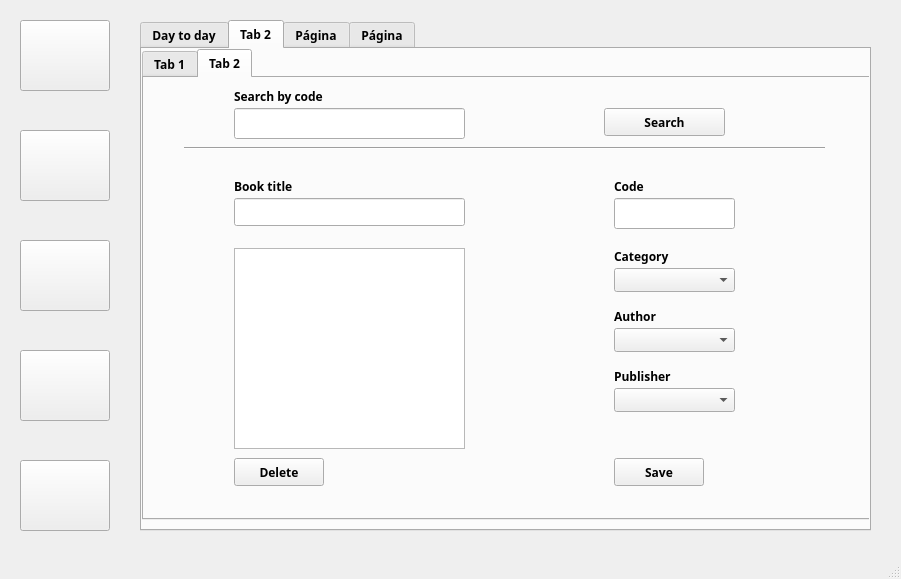
<?xml version="1.0" encoding="UTF-8"?>
<ui version="4.0">
 <class>MainWindow</class>
 <widget class="QMainWindow" name="MainWindow">
  <property name="geometry">
   <rect>
    <x>0</x>
    <y>0</y>
    <width>901</width>
    <height>579</height>
   </rect>
  </property>
  <property name="font">
   <font>
    <family>Padauk</family>
    <weight>75</weight>
    <italic>false</italic>
    <bold>true</bold>
   </font>
  </property>
  <property name="windowTitle">
   <string>MainWindow</string>
  </property>
  <widget class="QWidget" name="centralwidget">
   <widget class="QPushButton" name="pushButton">
    <property name="geometry">
     <rect>
      <x>20</x>
      <y>20</y>
      <width>90</width>
      <height>71</height>
     </rect>
    </property>
    <property name="text">
     <string/>
    </property>
    <property name="icon">
     <iconset resource="icons.qrc">
      <normaloff>:/assets/icons/calendar-icon.png</normaloff>:/assets/icons/calendar-icon.png</iconset>
    </property>
    <property name="iconSize">
     <size>
      <width>32</width>
      <height>32</height>
     </size>
    </property>
   </widget>
   <widget class="QPushButton" name="pushButton_2">
    <property name="geometry">
     <rect>
      <x>20</x>
      <y>130</y>
      <width>90</width>
      <height>71</height>
     </rect>
    </property>
    <property name="text">
     <string/>
    </property>
    <property name="icon">
     <iconset resource="icons.qrc">
      <normaloff>:/assets/icons/books-icon.png</normaloff>:/assets/icons/books-icon.png</iconset>
    </property>
    <property name="iconSize">
     <size>
      <width>32</width>
      <height>32</height>
     </size>
    </property>
   </widget>
   <widget class="QPushButton" name="pushButton_3">
    <property name="geometry">
     <rect>
      <x>20</x>
      <y>240</y>
      <width>90</width>
      <height>71</height>
     </rect>
    </property>
    <property name="text">
     <string/>
    </property>
    <property name="icon">
     <iconset resource="icons.qrc">
      <normaloff>:/assets/icons/users-icon.png</normaloff>:/assets/icons/users-icon.png</iconset>
    </property>
    <property name="iconSize">
     <size>
      <width>32</width>
      <height>32</height>
     </size>
    </property>
   </widget>
   <widget class="QPushButton" name="pushButton_4">
    <property name="geometry">
     <rect>
      <x>20</x>
      <y>350</y>
      <width>90</width>
      <height>71</height>
     </rect>
    </property>
    <property name="text">
     <string/>
    </property>
    <property name="icon">
     <iconset resource="icons.qrc">
      <normaloff>:/assets/icons/settings-icon.png</normaloff>:/assets/icons/settings-icon.png</iconset>
    </property>
    <property name="iconSize">
     <size>
      <width>32</width>
      <height>32</height>
     </size>
    </property>
   </widget>
   <widget class="QPushButton" name="pushButton_5">
    <property name="geometry">
     <rect>
      <x>20</x>
      <y>460</y>
      <width>90</width>
      <height>71</height>
     </rect>
    </property>
    <property name="text">
     <string/>
    </property>
    <property name="icon">
     <iconset resource="icons.qrc">
      <normaloff>:/assets/icons/themes-icon.png</normaloff>:/assets/icons/themes-icon.png</iconset>
    </property>
    <property name="iconSize">
     <size>
      <width>32</width>
      <height>32</height>
     </size>
    </property>
   </widget>
   <widget class="QTabWidget" name="tabWidget">
    <property name="geometry">
     <rect>
      <x>140</x>
      <y>20</y>
      <width>731</width>
      <height>511</height>
     </rect>
    </property>
    <property name="currentIndex">
     <number>1</number>
    </property>
    <widget class="QWidget" name="tab">
     <attribute name="title">
      <string>Day to day</string>
     </attribute>
     <widget class="QTableWidget" name="tableWidget">
      <property name="geometry">
       <rect>
        <x>40</x>
        <y>90</y>
        <width>651</width>
        <height>371</height>
       </rect>
      </property>
      <column>
       <property name="text">
        <string>Title</string>
       </property>
      </column>
      <column>
       <property name="text">
        <string>Code</string>
       </property>
      </column>
      <column>
       <property name="text">
        <string>Category</string>
       </property>
      </column>
      <column>
       <property name="text">
        <string>Author</string>
       </property>
      </column>
      <column>
       <property name="text">
        <string>Publisher</string>
       </property>
      </column>
      <column>
       <property name="text">
        <string>Price</string>
       </property>
      </column>
     </widget>
     <widget class="QLineEdit" name="lineEdit">
      <property name="geometry">
       <rect>
        <x>40</x>
        <y>30</y>
        <width>211</width>
        <height>31</height>
       </rect>
      </property>
      <property name="text">
       <string>El aviadol</string>
      </property>
      <property name="placeholderText">
       <string>Book Title</string>
      </property>
     </widget>
     <widget class="QComboBox" name="comboBox">
      <property name="geometry">
       <rect>
        <x>270</x>
        <y>30</y>
        <width>111</width>
        <height>31</height>
       </rect>
      </property>
      <item>
       <property name="text">
        <string>Rent</string>
       </property>
      </item>
      <item>
       <property name="text">
        <string>Retrieve</string>
       </property>
      </item>
     </widget>
     <widget class="QComboBox" name="comboBox_2">
      <property name="geometry">
       <rect>
        <x>430</x>
        <y>30</y>
        <width>111</width>
        <height>31</height>
       </rect>
      </property>
      <item>
       <property name="text">
        <string>1</string>
       </property>
      </item>
      <item>
       <property name="text">
        <string>2</string>
       </property>
      </item>
      <item>
       <property name="text">
        <string>3</string>
       </property>
      </item>
      <item>
       <property name="text">
        <string>4</string>
       </property>
      </item>
      <item>
       <property name="text">
        <string>5</string>
       </property>
      </item>
      <item>
       <property name="text">
        <string>6</string>
       </property>
      </item>
      <item>
       <property name="text">
        <string>7</string>
       </property>
      </item>
      <item>
       <property name="text">
        <string>8</string>
       </property>
      </item>
      <item>
       <property name="text">
        <string>9</string>
       </property>
      </item>
      <item>
       <property name="text">
        <string>10</string>
       </property>
      </item>
     </widget>
     <widget class="QLabel" name="label">
      <property name="geometry">
       <rect>
        <x>40</x>
        <y>10</y>
        <width>58</width>
        <height>16</height>
       </rect>
      </property>
      <property name="text">
       <string>Title</string>
      </property>
     </widget>
     <widget class="QLabel" name="label_2">
      <property name="geometry">
       <rect>
        <x>270</x>
        <y>10</y>
        <width>58</width>
        <height>16</height>
       </rect>
      </property>
      <property name="text">
       <string>Title</string>
      </property>
     </widget>
     <widget class="QLabel" name="label_3">
      <property name="geometry">
       <rect>
        <x>430</x>
        <y>10</y>
        <width>58</width>
        <height>16</height>
       </rect>
      </property>
      <property name="text">
       <string>Title</string>
      </property>
     </widget>
     <widget class="QPushButton" name="pushButton_6">
      <property name="geometry">
       <rect>
        <x>590</x>
        <y>30</y>
        <width>71</width>
        <height>28</height>
       </rect>
      </property>
      <property name="text">
       <string>Add</string>
      </property>
     </widget>
    </widget>
    <widget class="QWidget" name="tab_2">
     <attribute name="title">
      <string>Tab 2</string>
     </attribute>
     <widget class="QTabWidget" name="tabWidget_2">
      <property name="geometry">
       <rect>
        <x>0</x>
        <y>0</y>
        <width>731</width>
        <height>471</height>
       </rect>
      </property>
      <property name="currentIndex">
       <number>1</number>
      </property>
      <widget class="QWidget" name="tab_3">
       <attribute name="title">
        <string>Tab 1</string>
       </attribute>
       <widget class="QComboBox" name="comboBox_4">
        <property name="geometry">
         <rect>
          <x>460</x>
          <y>250</y>
          <width>121</width>
          <height>24</height>
         </rect>
        </property>
       </widget>
       <widget class="QLabel" name="label_6">
        <property name="geometry">
         <rect>
          <x>460</x>
          <y>170</y>
          <width>58</width>
          <height>16</height>
         </rect>
        </property>
        <property name="text">
         <string>Category</string>
        </property>
       </widget>
       <widget class="QComboBox" name="comboBox_5">
        <property name="geometry">
         <rect>
          <x>460</x>
          <y>310</y>
          <width>121</width>
          <height>24</height>
         </rect>
        </property>
       </widget>
       <widget class="QLineEdit" name="lineEdit_2">
        <property name="geometry">
         <rect>
          <x>80</x>
          <y>120</y>
          <width>231</width>
          <height>28</height>
         </rect>
        </property>
       </widget>
       <widget class="QPlainTextEdit" name="plainTextEdit">
        <property name="geometry">
         <rect>
          <x>80</x>
          <y>170</y>
          <width>231</width>
          <height>201</height>
         </rect>
        </property>
       </widget>
       <widget class="QLineEdit" name="lineEdit_3">
        <property name="geometry">
         <rect>
          <x>460</x>
          <y>120</y>
          <width>121</width>
          <height>31</height>
         </rect>
        </property>
       </widget>
       <widget class="QLabel" name="label_5">
        <property name="geometry">
         <rect>
          <x>460</x>
          <y>100</y>
          <width>58</width>
          <height>16</height>
         </rect>
        </property>
        <property name="text">
         <string>Code</string>
        </property>
       </widget>
       <widget class="QLabel" name="label_4">
        <property name="geometry">
         <rect>
          <x>80</x>
          <y>100</y>
          <width>58</width>
          <height>16</height>
         </rect>
        </property>
        <property name="text">
         <string>Book title</string>
        </property>
       </widget>
       <widget class="QLabel" name="label_8">
        <property name="geometry">
         <rect>
          <x>460</x>
          <y>290</y>
          <width>58</width>
          <height>16</height>
         </rect>
        </property>
        <property name="text">
         <string>Publisher</string>
        </property>
       </widget>
       <widget class="QLabel" name="label_7">
        <property name="geometry">
         <rect>
          <x>460</x>
          <y>200</y>
          <width>58</width>
          <height>16</height>
         </rect>
        </property>
        <property name="text">
         <string>Author</string>
        </property>
       </widget>
       <widget class="QComboBox" name="comboBox_3">
        <property name="geometry">
         <rect>
          <x>460</x>
          <y>190</y>
          <width>121</width>
          <height>24</height>
         </rect>
        </property>
       </widget>
       <widget class="QPushButton" name="pushButton_9">
        <property name="geometry">
         <rect>
          <x>460</x>
          <y>380</y>
          <width>90</width>
          <height>28</height>
         </rect>
        </property>
        <property name="text">
         <string>Save</string>
        </property>
       </widget>
       <widget class="QPushButton" name="pushButton_10">
        <property name="geometry">
         <rect>
          <x>450</x>
          <y>30</y>
          <width>121</width>
          <height>28</height>
         </rect>
        </property>
        <property name="text">
         <string>Search</string>
        </property>
       </widget>
       <widget class="QLineEdit" name="lineEdit_9">
        <property name="geometry">
         <rect>
          <x>80</x>
          <y>30</y>
          <width>231</width>
          <height>31</height>
         </rect>
        </property>
       </widget>
       <widget class="Line" name="line">
        <property name="geometry">
         <rect>
          <x>30</x>
          <y>60</y>
          <width>641</width>
          <height>20</height>
         </rect>
        </property>
        <property name="orientation">
         <enum>Qt::Horizontal</enum>
        </property>
       </widget>
       <widget class="QLabel" name="label_21">
        <property name="geometry">
         <rect>
          <x>80</x>
          <y>10</y>
          <width>101</width>
          <height>16</height>
         </rect>
        </property>
        <property name="text">
         <string>Search by code</string>
        </property>
       </widget>
       <widget class="QLabel" name="label_22">
        <property name="geometry">
         <rect>
          <x>460</x>
          <y>230</y>
          <width>58</width>
          <height>16</height>
         </rect>
        </property>
        <property name="text">
         <string>Author</string>
        </property>
       </widget>
      </widget>
      <widget class="QWidget" name="tab_4">
       <attribute name="title">
        <string>Tab 2</string>
       </attribute>
       <widget class="QComboBox" name="comboBox_16">
        <property name="geometry">
         <rect>
          <x>470</x>
          <y>310</y>
          <width>121</width>
          <height>24</height>
         </rect>
        </property>
       </widget>
       <widget class="QLineEdit" name="lineEdit_13">
        <property name="geometry">
         <rect>
          <x>470</x>
          <y>120</y>
          <width>121</width>
          <height>31</height>
         </rect>
        </property>
       </widget>
       <widget class="QLabel" name="label_32">
        <property name="geometry">
         <rect>
          <x>470</x>
          <y>100</y>
          <width>58</width>
          <height>16</height>
         </rect>
        </property>
        <property name="text">
         <string>Code</string>
        </property>
       </widget>
       <widget class="Line" name="line_3">
        <property name="geometry">
         <rect>
          <x>40</x>
          <y>60</y>
          <width>641</width>
          <height>20</height>
         </rect>
        </property>
        <property name="orientation">
         <enum>Qt::Horizontal</enum>
        </property>
       </widget>
       <widget class="QLabel" name="label_29">
        <property name="geometry">
         <rect>
          <x>90</x>
          <y>10</y>
          <width>101</width>
          <height>16</height>
         </rect>
        </property>
        <property name="text">
         <string>Search by code</string>
        </property>
       </widget>
       <widget class="QComboBox" name="comboBox_14">
        <property name="geometry">
         <rect>
          <x>470</x>
          <y>190</y>
          <width>121</width>
          <height>24</height>
         </rect>
        </property>
       </widget>
       <widget class="QLineEdit" name="lineEdit_12">
        <property name="geometry">
         <rect>
          <x>90</x>
          <y>30</y>
          <width>231</width>
          <height>31</height>
         </rect>
        </property>
       </widget>
       <widget class="QLabel" name="label_31">
        <property name="geometry">
         <rect>
          <x>470</x>
          <y>170</y>
          <width>58</width>
          <height>16</height>
         </rect>
        </property>
        <property name="text">
         <string>Category</string>
        </property>
       </widget>
       <widget class="QPlainTextEdit" name="plainTextEdit_4">
        <property name="geometry">
         <rect>
          <x>90</x>
          <y>170</y>
          <width>231</width>
          <height>201</height>
         </rect>
        </property>
       </widget>
       <widget class="QComboBox" name="comboBox_15">
        <property name="geometry">
         <rect>
          <x>470</x>
          <y>250</y>
          <width>121</width>
          <height>24</height>
         </rect>
        </property>
       </widget>
       <widget class="QPushButton" name="pushButton_13">
        <property name="geometry">
         <rect>
          <x>460</x>
          <y>30</y>
          <width>121</width>
          <height>28</height>
         </rect>
        </property>
        <property name="text">
         <string>Search</string>
        </property>
       </widget>
       <widget class="QLineEdit" name="lineEdit_11">
        <property name="geometry">
         <rect>
          <x>90</x>
          <y>120</y>
          <width>231</width>
          <height>28</height>
         </rect>
        </property>
       </widget>
       <widget class="QLabel" name="label_28">
        <property name="geometry">
         <rect>
          <x>470</x>
          <y>290</y>
          <width>58</width>
          <height>16</height>
         </rect>
        </property>
        <property name="text">
         <string>Publisher</string>
        </property>
       </widget>
       <widget class="QLabel" name="label_30">
        <property name="geometry">
         <rect>
          <x>90</x>
          <y>100</y>
          <width>58</width>
          <height>16</height>
         </rect>
        </property>
        <property name="text">
         <string>Book title</string>
        </property>
       </widget>
       <widget class="QPushButton" name="pushButton_14">
        <property name="geometry">
         <rect>
          <x>470</x>
          <y>380</y>
          <width>90</width>
          <height>28</height>
         </rect>
        </property>
        <property name="text">
         <string>Save</string>
        </property>
       </widget>
       <widget class="QLabel" name="label_27">
        <property name="geometry">
         <rect>
          <x>470</x>
          <y>230</y>
          <width>58</width>
          <height>16</height>
         </rect>
        </property>
        <property name="text">
         <string>Author</string>
        </property>
       </widget>
       <widget class="QPushButton" name="pushButton_15">
        <property name="geometry">
         <rect>
          <x>90</x>
          <y>380</y>
          <width>90</width>
          <height>28</height>
         </rect>
        </property>
        <property name="text">
         <string>Delete</string>
        </property>
       </widget>
      </widget>
     </widget>
    </widget>
    <widget class="QWidget" name="tab_5">
     <attribute name="title">
      <string>Página</string>
     </attribute>
    </widget>
    <widget class="QWidget" name="tab_6">
     <attribute name="title">
      <string>Página</string>
     </attribute>
    </widget>
   </widget>
  </widget>
  <widget class="QMenuBar" name="menubar">
   <property name="geometry">
    <rect>
     <x>0</x>
     <y>0</y>
     <width>901</width>
     <height>26</height>
    </rect>
   </property>
  </widget>
  <widget class="QStatusBar" name="statusbar"/>
 </widget>
 <resources>
  <include location="icons.qrc"/>
 </resources>
 <connections/>
</ui>
